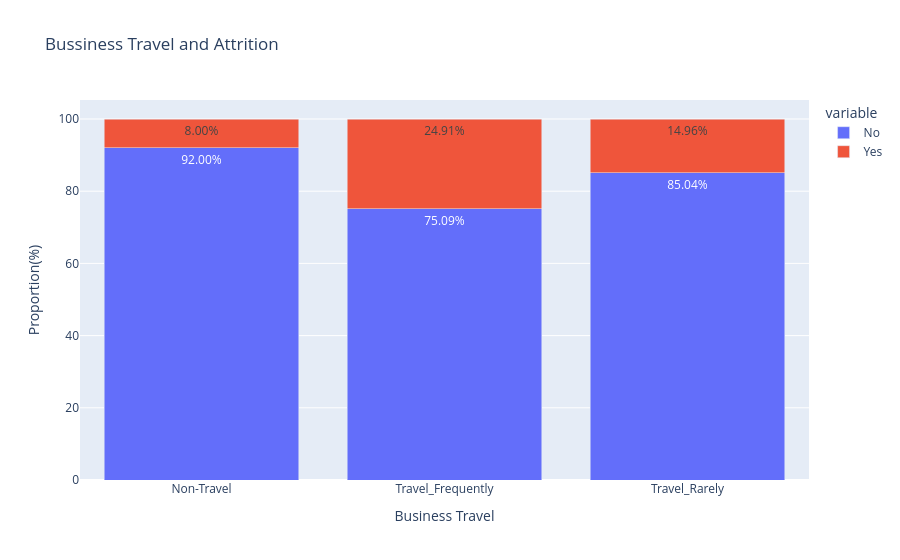

Notebook cell for this chart:
### Code cell
# Create an interactive bar chart using Plotly

fig = px.bar(business_ravel_attrition,
            x='BusinessTravel',
            y=['No','Yes'],
            barmode='stack',
            labels={'value':'Proportion(%)','BusinessTravel':'Business Travel'},
            title='Bussiness Travel and Attrition'
            )
# Set the content of the tooltip
fig.update_traces(hovertemplate='Business Travel: %{x}<br>Proportion:%{y:.2f}%<extra><extra>', texttemplate='%{y:.2f}%',textposition='inside')

fig.show()

### Figure 1 — Plotly figure (JSON) as saved in the notebook; plotly's stock layout.template omitted (floating-point values rounded to 4 significant figures)
{"data": [{"alignmentgroup": "True", "hovertemplate": "Business Travel: %{x}<br>Proportion:%{y:.2f}%<extra><extra>", "legendgroup": "No", "marker": {"color": "#636efa", "pattern": {"shape": ""}}, "name": "No", "offsetgroup": "No", "orientation": "v", "showlegend": true, "textposition": "inside", "texttemplate": "%{y:.2f}%", "type": "bar", "x": ["Non-Travel", "Travel_Frequently", "Travel_Rarely"], "xaxis": "x", "y": [92, 75.09, 85.04], "yaxis": "y"}, {"alignmentgroup": "True", "hovertemplate": "Business Travel: %{x}<br>Proportion:%{y:.2f}%<extra><extra>", "legendgroup": "Yes", "marker": {"color": "#EF553B", "pattern": {"shape": ""}}, "name": "Yes", "offsetgroup": "Yes", "orientation": "v", "showlegend": true, "textposition": "inside", "texttemplate": "%{y:.2f}%", "type": "bar", "x": ["Non-Travel", "Travel_Frequently", "Travel_Rarely"], "xaxis": "x", "y": [8, 24.91, 14.96], "yaxis": "y"}], "layout": {"barmode": "stack", "legend": {"title": {"text": "variable"}, "tracegroupgap": 0}, "title": {"text": "Bussiness Travel and Attrition"}, "xaxis": {"anchor": "y", "domain": [0, 1], "title": {"text": "Business Travel"}}, "yaxis": {"anchor": "x", "domain": [0, 1], "title": {"text": "Proportion(%)"}}}}
